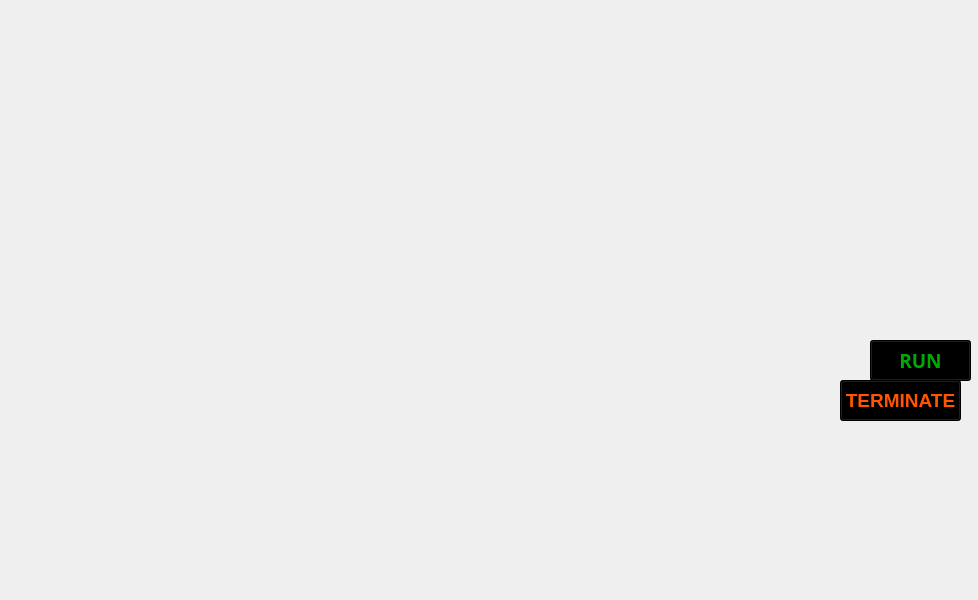
<?xml version="1.0" encoding="UTF-8"?>
<ui version="4.0">
 <class>ZEN</class>
 <widget class="QMainWindow" name="ZEN">
  <property name="geometry">
   <rect>
    <x>0</x>
    <y>0</y>
    <width>978</width>
    <height>600</height>
   </rect>
  </property>
  <property name="windowTitle">
   <string>MainWindow</string>
  </property>
  <widget class="QWidget" name="centralwidget">
   <widget class="QLabel" name="label_2">
    <property name="geometry">
     <rect>
      <x>0</x>
      <y>0</y>
      <width>981</width>
      <height>601</height>
     </rect>
    </property>
    <property name="styleSheet">
     <string notr="true"/>
    </property>
    <property name="text">
     <string/>
    </property>
    <property name="pixmap">
     <pixmap>../SciFi_LoaderBlue.gif</pixmap>
    </property>
    <property name="scaledContents">
     <bool>true</bool>
    </property>
    <property name="margin">
     <number>-6</number>
    </property>
   </widget>
   <widget class="QLabel" name="label_3">
    <property name="geometry">
     <rect>
      <x>670</x>
      <y>460</y>
      <width>301</width>
      <height>131</height>
     </rect>
    </property>
    <property name="text">
     <string/>
    </property>
    <property name="pixmap">
     <pixmap>../initiating.gif</pixmap>
    </property>
    <property name="scaledContents">
     <bool>true</bool>
    </property>
   </widget>
   <widget class="QLabel" name="label_4">
    <property name="geometry">
     <rect>
      <x>40</x>
      <y>170</y>
      <width>281</width>
      <height>281</height>
     </rect>
    </property>
    <property name="text">
     <string/>
    </property>
    <property name="pixmap">
     <pixmap>../1a7d825b332de7940e2a13e87cdd89c9.png</pixmap>
    </property>
   </widget>
   <widget class="QLabel" name="label_5">
    <property name="geometry">
     <rect>
      <x>760</x>
      <y>210</y>
      <width>201</width>
      <height>71</height>
     </rect>
    </property>
    <property name="text">
     <string/>
    </property>
    <property name="pixmap">
     <pixmap>../Credits.png</pixmap>
    </property>
    <property name="scaledContents">
     <bool>true</bool>
    </property>
   </widget>
   <widget class="QTextBrowser" name="textBrowser">
    <property name="geometry">
     <rect>
      <x>550</x>
      <y>20</y>
      <width>256</width>
      <height>61</height>
     </rect>
    </property>
    <property name="styleSheet">
     <string notr="true">background: transparent;
border-radius:none;</string>
    </property>
   </widget>
   <widget class="QTextBrowser" name="textBrowser_2">
    <property name="geometry">
     <rect>
      <x>730</x>
      <y>20</y>
      <width>256</width>
      <height>61</height>
     </rect>
    </property>
    <property name="layoutDirection">
     <enum>Qt::LeftToRight</enum>
    </property>
    <property name="styleSheet">
     <string notr="true">background: transparent;
border-radius:none;</string>
    </property>
   </widget>
   <widget class="QPushButton" name="pushButton">
    <property name="geometry">
     <rect>
      <x>870</x>
      <y>340</y>
      <width>101</width>
      <height>41</height>
     </rect>
    </property>
    <property name="font">
     <font>
      <family>Arial Black</family>
      <pointsize>14</pointsize>
      <weight>75</weight>
      <bold>true</bold>
     </font>
    </property>
    <property name="layoutDirection">
     <enum>Qt::LeftToRight</enum>
    </property>
    <property name="styleSheet">
     <string notr="true">background-color: rgb(0, 0, 0);
color: rgb(0, 170, 0);</string>
    </property>
    <property name="text">
     <string>RUN</string>
    </property>
   </widget>
   <widget class="QPushButton" name="pushButton_2">
    <property name="geometry">
     <rect>
      <x>840</x>
      <y>380</y>
      <width>121</width>
      <height>41</height>
     </rect>
    </property>
    <property name="font">
     <font>
      <family>Arial</family>
      <pointsize>14</pointsize>
      <weight>75</weight>
      <bold>true</bold>
     </font>
    </property>
    <property name="styleSheet">
     <string notr="true">color: rgb(255, 85, 0);
background-color: rgb(0, 0, 0);</string>
    </property>
    <property name="text">
     <string>TERMINATE</string>
    </property>
   </widget>
  </widget>
 </widget>
 <resources/>
 <connections/>
</ui>
